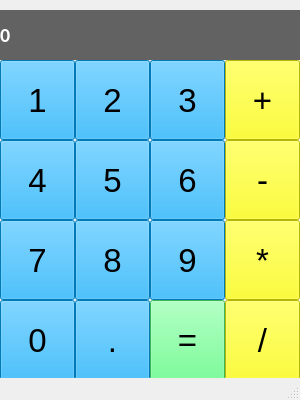
<?xml version="1.0" encoding="UTF-8"?>
<ui version="4.0">
 <class>MainWindow</class>
 <widget class="QMainWindow" name="MainWindow">
  <property name="geometry">
   <rect>
    <x>0</x>
    <y>0</y>
    <width>300</width>
    <height>400</height>
   </rect>
  </property>
  <property name="windowTitle">
   <string>Oddiy Kalkulyator</string>
  </property>
  <widget class="QWidget" name="centralwidget">
   <widget class="QLabel" name="label_result">
    <property name="geometry">
     <rect>
      <x>0</x>
      <y>10</y>
      <width>300</width>
      <height>50</height>
     </rect>
    </property>
    <property name="font">
     <font>
      <family>Calibri</family>
      <pointsize>15</pointsize>
      <weight>75</weight>
      <bold>true</bold>
     </font>
    </property>
    <property name="styleSheet">
     <string notr="true">background-color: rgb(98, 98, 98);
color: rgb(255, 255, 255);</string>
    </property>
    <property name="text">
     <string>0</string>
    </property>
    <property name="margin">
     <number>10</number>
    </property>
   </widget>
   <widget class="QPushButton" name="btn_0">
    <property name="geometry">
     <rect>
      <x>0</x>
      <y>300</y>
      <width>75</width>
      <height>80</height>
     </rect>
    </property>
    <property name="font">
     <font>
      <pointsize>25</pointsize>
     </font>
    </property>
    <property name="styleSheet">
     <string notr="true">background-color: rgb(0, 170, 255);</string>
    </property>
    <property name="text">
     <string>0</string>
    </property>
   </widget>
   <widget class="QPushButton" name="btn_result">
    <property name="geometry">
     <rect>
      <x>150</x>
      <y>300</y>
      <width>75</width>
      <height>80</height>
     </rect>
    </property>
    <property name="font">
     <font>
      <pointsize>25</pointsize>
     </font>
    </property>
    <property name="styleSheet">
     <string notr="true">background-color: rgb(85, 255, 127);</string>
    </property>
    <property name="text">
     <string>=</string>
    </property>
   </widget>
   <widget class="QPushButton" name="btn_1">
    <property name="geometry">
     <rect>
      <x>0</x>
      <y>60</y>
      <width>75</width>
      <height>80</height>
     </rect>
    </property>
    <property name="font">
     <font>
      <pointsize>25</pointsize>
     </font>
    </property>
    <property name="styleSheet">
     <string notr="true">background-color: rgb(0, 170, 255);</string>
    </property>
    <property name="text">
     <string>1</string>
    </property>
   </widget>
   <widget class="QPushButton" name="btn_2">
    <property name="geometry">
     <rect>
      <x>75</x>
      <y>60</y>
      <width>75</width>
      <height>80</height>
     </rect>
    </property>
    <property name="font">
     <font>
      <pointsize>25</pointsize>
     </font>
    </property>
    <property name="styleSheet">
     <string notr="true">background-color: rgb(0, 170, 255);</string>
    </property>
    <property name="text">
     <string>2</string>
    </property>
   </widget>
   <widget class="QPushButton" name="btn_3">
    <property name="geometry">
     <rect>
      <x>150</x>
      <y>60</y>
      <width>75</width>
      <height>80</height>
     </rect>
    </property>
    <property name="font">
     <font>
      <pointsize>25</pointsize>
     </font>
    </property>
    <property name="styleSheet">
     <string notr="true">background-color: rgb(0, 170, 255);</string>
    </property>
    <property name="text">
     <string>3</string>
    </property>
   </widget>
   <widget class="QPushButton" name="btn_4">
    <property name="geometry">
     <rect>
      <x>150</x>
      <y>140</y>
      <width>75</width>
      <height>80</height>
     </rect>
    </property>
    <property name="font">
     <font>
      <pointsize>25</pointsize>
     </font>
    </property>
    <property name="styleSheet">
     <string notr="true">background-color: rgb(0, 170, 255);</string>
    </property>
    <property name="text">
     <string>6</string>
    </property>
   </widget>
   <widget class="QPushButton" name="btn_5">
    <property name="geometry">
     <rect>
      <x>0</x>
      <y>140</y>
      <width>75</width>
      <height>80</height>
     </rect>
    </property>
    <property name="font">
     <font>
      <pointsize>25</pointsize>
     </font>
    </property>
    <property name="styleSheet">
     <string notr="true">background-color: rgb(0, 170, 255);</string>
    </property>
    <property name="text">
     <string>4</string>
    </property>
   </widget>
   <widget class="QPushButton" name="btn_6">
    <property name="geometry">
     <rect>
      <x>75</x>
      <y>140</y>
      <width>75</width>
      <height>80</height>
     </rect>
    </property>
    <property name="font">
     <font>
      <pointsize>25</pointsize>
     </font>
    </property>
    <property name="styleSheet">
     <string notr="true">background-color: rgb(0, 170, 255);</string>
    </property>
    <property name="text">
     <string>5</string>
    </property>
   </widget>
   <widget class="QPushButton" name="btn_7">
    <property name="geometry">
     <rect>
      <x>150</x>
      <y>220</y>
      <width>75</width>
      <height>80</height>
     </rect>
    </property>
    <property name="font">
     <font>
      <pointsize>25</pointsize>
     </font>
    </property>
    <property name="styleSheet">
     <string notr="true">background-color: rgb(0, 170, 255);</string>
    </property>
    <property name="text">
     <string>9</string>
    </property>
   </widget>
   <widget class="QPushButton" name="btn_8">
    <property name="geometry">
     <rect>
      <x>75</x>
      <y>220</y>
      <width>75</width>
      <height>80</height>
     </rect>
    </property>
    <property name="font">
     <font>
      <pointsize>25</pointsize>
     </font>
    </property>
    <property name="styleSheet">
     <string notr="true">background-color: rgb(0, 170, 255);</string>
    </property>
    <property name="text">
     <string>8</string>
    </property>
   </widget>
   <widget class="QPushButton" name="btn_9">
    <property name="geometry">
     <rect>
      <x>0</x>
      <y>220</y>
      <width>75</width>
      <height>80</height>
     </rect>
    </property>
    <property name="font">
     <font>
      <pointsize>25</pointsize>
     </font>
    </property>
    <property name="styleSheet">
     <string notr="true">background-color: rgb(0, 170, 255);</string>
    </property>
    <property name="text">
     <string>7</string>
    </property>
   </widget>
   <widget class="QPushButton" name="btn_10">
    <property name="geometry">
     <rect>
      <x>225</x>
      <y>60</y>
      <width>75</width>
      <height>80</height>
     </rect>
    </property>
    <property name="font">
     <font>
      <pointsize>25</pointsize>
     </font>
    </property>
    <property name="styleSheet">
     <string notr="true">background-color: rgb(255, 255, 0);</string>
    </property>
    <property name="text">
     <string>+</string>
    </property>
   </widget>
   <widget class="QPushButton" name="btn_11">
    <property name="geometry">
     <rect>
      <x>225</x>
      <y>220</y>
      <width>75</width>
      <height>80</height>
     </rect>
    </property>
    <property name="font">
     <font>
      <pointsize>25</pointsize>
     </font>
    </property>
    <property name="styleSheet">
     <string notr="true">background-color: rgb(255, 255, 0);</string>
    </property>
    <property name="text">
     <string>*</string>
    </property>
   </widget>
   <widget class="QPushButton" name="btn_12">
    <property name="geometry">
     <rect>
      <x>225</x>
      <y>140</y>
      <width>75</width>
      <height>80</height>
     </rect>
    </property>
    <property name="font">
     <font>
      <pointsize>25</pointsize>
     </font>
    </property>
    <property name="styleSheet">
     <string notr="true">background-color: rgb(255, 255, 0);</string>
    </property>
    <property name="text">
     <string>-</string>
    </property>
   </widget>
   <widget class="QPushButton" name="btn_13">
    <property name="geometry">
     <rect>
      <x>225</x>
      <y>300</y>
      <width>75</width>
      <height>80</height>
     </rect>
    </property>
    <property name="font">
     <font>
      <pointsize>25</pointsize>
     </font>
    </property>
    <property name="styleSheet">
     <string notr="true">background-color: rgb(255, 255, 0);</string>
    </property>
    <property name="text">
     <string>/</string>
    </property>
   </widget>
   <widget class="QPushButton" name="btn_14">
    <property name="geometry">
     <rect>
      <x>75</x>
      <y>300</y>
      <width>75</width>
      <height>80</height>
     </rect>
    </property>
    <property name="font">
     <font>
      <pointsize>25</pointsize>
     </font>
    </property>
    <property name="styleSheet">
     <string notr="true">background-color: rgb(0, 170, 255);</string>
    </property>
    <property name="text">
     <string>.</string>
    </property>
   </widget>
  </widget>
  <widget class="QStatusBar" name="statusbar"/>
 </widget>
 <resources/>
 <connections/>
</ui>
